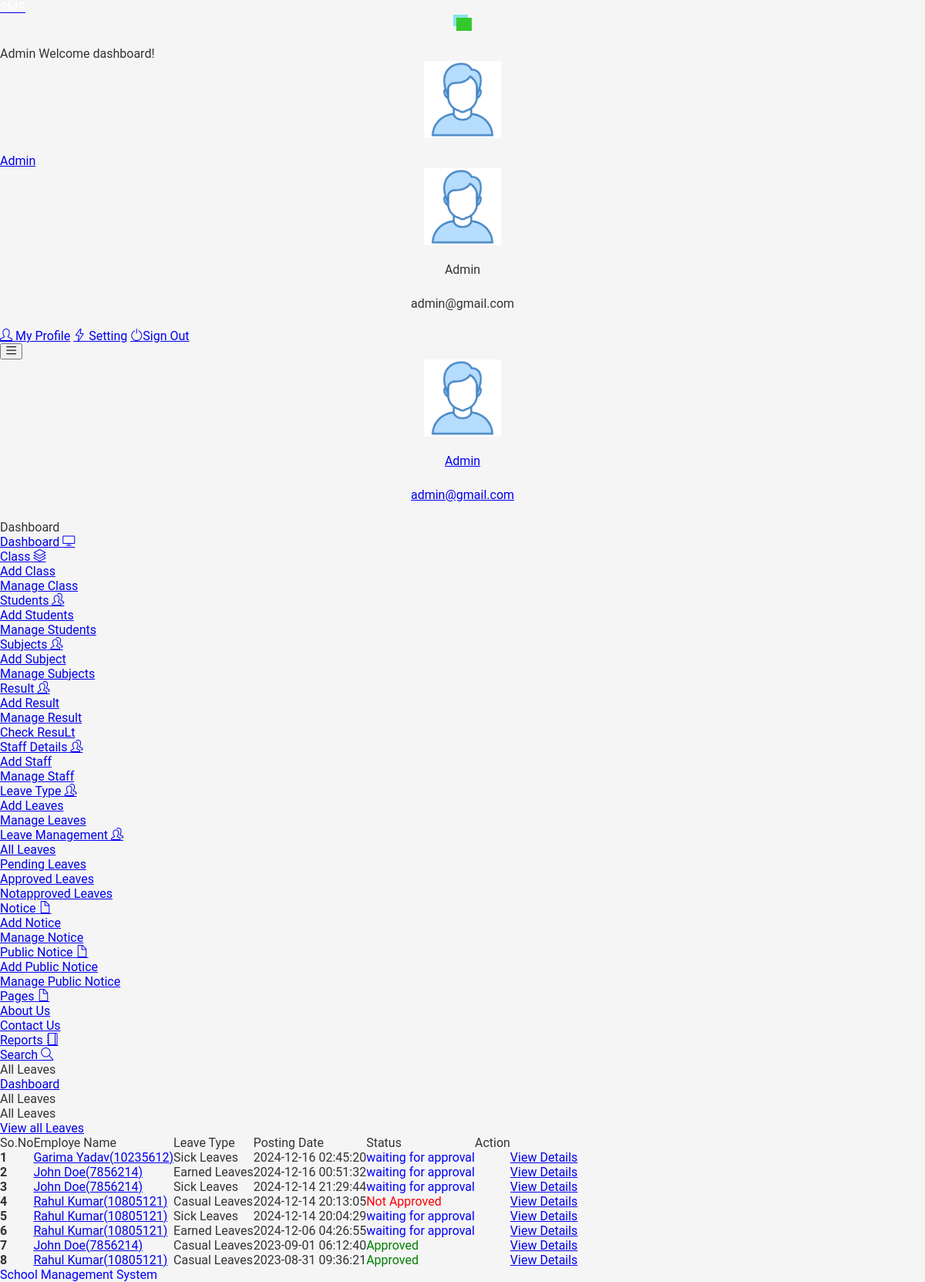
Page /studentms/admin/leaves.php (signed in) on the committed database.
### tables this page shows
CREATE TABLE IF NOT EXISTS `tblleaves` (
  `id` int NOT NULL AUTO_INCREMENT,
  `LeaveType` varchar(110) DEFAULT NULL,
  `ToDate` varchar(120) DEFAULT NULL,
  `FromDate` varchar(120) DEFAULT NULL,
  `Description` mediumtext,
  `PostingDate` timestamp NULL DEFAULT CURRENT_TIMESTAMP,
  `AdminRemark` mediumtext,
  `AdminRemarkDate` varchar(120) DEFAULT NULL,
  `Status` int DEFAULT NULL,
  `IsRead` int DEFAULT NULL,
  `empid` int DEFAULT NULL,
  PRIMARY KEY (`id`),
  KEY `empid` (`empid`)
);

CREATE TABLE IF NOT EXISTS `tblemployees` (
  `id` int NOT NULL AUTO_INCREMENT,
  `EmpId` varchar(100) NOT NULL,
  `FirstName` varchar(150) DEFAULT NULL,
  `LastName` varchar(150) DEFAULT NULL,
  `EmailId` varchar(200) DEFAULT NULL,
  `Password` varchar(180) DEFAULT NULL,
  `Gender` varchar(100) DEFAULT NULL,
  `Dob` varchar(100) DEFAULT NULL,
  `Department` varchar(255) DEFAULT NULL,
  `Address` varchar(255) DEFAULT NULL,
  `City` varchar(200) DEFAULT NULL,
  `Country` varchar(150) DEFAULT NULL,
  `Phonenumber` char(11) DEFAULT NULL,
  `Status` int DEFAULT NULL,
  `RegDate` timestamp NULL DEFAULT CURRENT_TIMESTAMP,
  PRIMARY KEY (`id`)
);

### studentms/admin/leaves.php (the view, shortened to what the rows shown need)
<?php
include('includes/dbconnection.php');
if(strlen($_SESSION['sturecmsaid'])==0)
    {
header('location:index.php');
}
else{
 ?>
<!DOCTYPE html>
<html lang="en">
    <head>
    <link rel="stylesheet" href="vendors/simple-line-icons/css/simple-line-icons.css">
    <link rel="stylesheet" href="vendors/flag-icon-css/css/flag-icon.min.css">
    <link rel="stylesheet" href="vendors/css/vendor.bundle.base.css">
    <link rel="stylesheet" href="./vendors/daterangepicker/daterangepicker.css">
    <link rel="stylesheet" href="./vendors/chartist/chartist.min.css">
    <link rel="stylesheet" href="./css/style.css">
    </head>
    <body>
    <div class="container-scroller">
     <?php include_once('includes/header.php');?>
      <div class="container-fluid page-body-wrapper">
        <?php include_once('includes/sidebar.php');?>
        <div class="main-panel">
          <div class="content-wrapper">
            <div class="row">
              <div class="col-md-12 grid-margin stretch-card">
                <div class="card">
                  <div class="card-body">
                    <div class="table-responsive border rounded p-1">
                      <table class="table">
                                        <tr>
                                            <th class="font-weight-bold">So.No</th>
                                            <th class="font-weight-bold">Employe Name</th>
                                            <th class="font-weight-bold">Leave Type</th>
                                             <th class="font-weight-bold">Posting Date</th>
                                            <th class="font-weight-bold">Status</th>
                                            <th class="font-weight-bold">Action</th>
                                        </tr>
                                    <tbody>
<?php $sql = "SELECT tblleaves.id as lid,tblemployees.FirstName,tblemployees.LastName,tblemployees.EmpId,tblemployees.id,tblleaves.LeaveType,tblleaves.PostingDate,tblleaves.Status from tblleaves join tblemployees on tblleaves.empid=tblemployees.id order by lid desc";
$query = $dbh -> prepare($sql);
$query->execute();
$results=$query->fetchAll(PDO::FETCH_OBJ);
$cnt=1;
if($query->rowCount() > 0)
{
foreach($results as $result)
{
      ?>
                                        <tr>
                                            <td> <b><?php echo htmlentities($cnt);?></b></td>
                                              <td><a href="editemployee.php?empid=<?php echo htmlentities($result->id);?>" target="_blank"><?php echo htmlentities($result->FirstName." ".$result->LastName);?>(<?php echo htmlentities($result->EmpId);?>)</a></td>
                                            <td><?php echo htmlentities($result->LeaveType);?></td>
                                            <td><?php echo htmlentities($result->PostingDate);?></td>
                                                                       <td><?php $stats=$result->Status;
if($stats==1){
                                             ?>
                                                 <span style="color: green">Approved</span>
                                                 <?php } if($stats==2)  { ?>
                                                <span style="color: red">Not Approved</span>
                                                 <?php } if($stats==0)  { ?>
 <span style="color: blue">waiting for approval</span>
 <?php } ?>
                                             </td>
          <td>
           <td><a href="leave-details.php?leaveid=<?php echo htmlentities($result->lid);?>" class="btn btn-primary mr-2"  > View Details</a></td>
                                    </tr>
                                         <?php $cnt++;} }?>
                                    </tbody>
                                </table>
                            </div>
                        </div>
                    </div>
                </div>
        </div>
        </div>
      </div>
    </div>
    </body>
</html>
<?php } ?>

### studentms/admin/includes/header.php (shortened to what the rows shown need)
 <nav class="navbar default-layout-navbar col-lg-12 col-12 p-0 fixed-top d-flex flex-row">
        </div><?php
         $aid= $_SESSION['sturecmsaid'];
$sql="SELECT * from tbladmin where id=:aid";
$query = $dbh -> prepare($sql);
$query->bindParam(':aid',$aid,PDO::PARAM_STR);
$query->execute();
$results=$query->fetchAll(PDO::FETCH_OBJ);
$cnt=1;
if($query->rowCount() > 0)
{
foreach($results as $row)
{               ?>
        <div class="navbar-menu-wrapper d-flex align-items-center flex-grow-1">
          <h5 class="mb-0 font-weight-medium d-none d-lg-flex"><?php  echo htmlentities($row->AdminName);?> Welcome dashboard!</h5>
          <ul class="navbar-nav navbar-nav-right ml-auto">
            <li class="nav-item dropdown d-none d-xl-inline-flex user-dropdown">
              <a class="nav-link dropdown-toggle" id="UserDropdown" href="#" data-toggle="dropdown" aria-expanded="false">
                <img class="img-xs rounded-circle ml-2" src="images/faces/face8.jpg" alt="Profile image"> <span class="font-weight-normal"> <?php  echo htmlentities($row->AdminName);?> </span></a>
              <div class="dropdown-menu dropdown-menu-right navbar-dropdown" aria-labelledby="UserDropdown">
                <div class="dropdown-header text-center">
                  <img class="img-md rounded-circle" src="images/faces/face8.jpg" alt="Profile image">
                  <p class="mb-1 mt-3"><?php  echo htmlentities($row->AdminName);?></p>
                  <p class="font-weight-light text-muted mb-0"><?php  echo htmlentities($row->Email);?></p>
                </div><?php $cnt=$cnt+1;}} ?>
              </div>
            </li>
          </ul>
          <button class="navbar-toggler navbar-toggler-right d-lg-none align-self-center" type="button" data-toggle="offcanvas">
            <span class="icon-menu"></span>
          </button>
        </div>
      </nav>

### studentms/admin/includes/sidebar.php (shortened to what the rows shown need)
<nav class="sidebar sidebar-offcanvas" id="sidebar">
          <ul class="nav">
            <li class="nav-item nav-profile">
              <a href="#" class="nav-link">
                <div class="text-wrapper">
                  <?php
         $aid= $_SESSION['sturecmsaid'];
$sql="SELECT * from tbladmin where id=:aid";
$query = $dbh -> prepare($sql);
$query->bindParam(':aid',$aid,PDO::PARAM_STR);
$query->execute();
$results=$query->fetchAll(PDO::FETCH_OBJ);
$cnt=1;
if($query->rowCount() > 0)
{
foreach($results as $row)
{               ?>
                  <p class="profile-name"><?php  echo htmlentities($row->AdminName);?></p>
                  <p class="designation"><?php  echo htmlentities($row->Email);?></p><?php $cnt=$cnt+1;}} ?>
                </div>
              </a>
            </li>
          </ul>
        </nav>

### rows in the picture
tblleaves: tblemployees.FirstName+LastName "Garima Yadav", tblemployees.EmpId "10235612", LeaveType "Sick Leaves", PostingDate "2024-12-16 02:45:20", Status "waiting for approval"
tblleaves: tblemployees.FirstName+LastName "John Doe", tblemployees.EmpId "7856214", LeaveType "Earned Leaves", PostingDate "2024-12-16 00:51:32", Status "waiting for approval"
tblleaves: tblemployees.FirstName+LastName "John Doe", tblemployees.EmpId "7856214", LeaveType "Sick Leaves", PostingDate "2024-12-14 21:29:44", Status "waiting for approval"
tblleaves: tblemployees.FirstName+LastName "Rahul Kumar", tblemployees.EmpId "10805121", LeaveType "Casual Leaves", PostingDate "2024-12-14 20:13:05", Status "Not Approved"
tblleaves: tblemployees.FirstName+LastName "Rahul Kumar", tblemployees.EmpId "10805121", LeaveType "Sick Leaves", PostingDate "2024-12-14 20:04:29", Status "waiting for approval"
tblleaves: tblemployees.FirstName+LastName "Rahul Kumar", tblemployees.EmpId "10805121", LeaveType "Earned Leaves", PostingDate "2024-12-06 04:26:55", Status "waiting for approval"
tblleaves: tblemployees.FirstName+LastName "John Doe", tblemployees.EmpId "7856214", LeaveType "Casual Leaves", PostingDate "2023-09-01 06:12:40", Status "Approved"
tblleaves: tblemployees.FirstName+LastName "Rahul Kumar", tblemployees.EmpId "10805121", LeaveType "Casual Leaves", PostingDate "2023-08-31 09:36:21", Status "Approved"

### other values in the picture
$row->AdminName "Admin"
$row->Email "admin@gmail.com"
